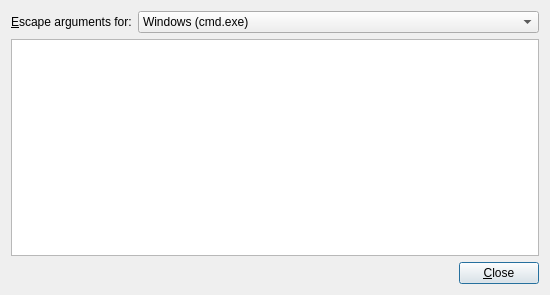
<?xml version="1.0" encoding="UTF-8"?>
<ui version="4.0">
 <class>CommandLineDialog</class>
 <widget class="QDialog" name="CommandLineDialog">
  <property name="geometry">
   <rect>
    <x>0</x>
    <y>0</y>
    <width>550</width>
    <height>295</height>
   </rect>
  </property>
  <property name="windowTitle">
   <string>Current command line</string>
  </property>
  <layout class="QVBoxLayout" name="verticalLayout">
   <item>
    <layout class="QHBoxLayout" name="horizontalLayout">
     <item>
      <widget class="QLabel" name="label">
       <property name="sizePolicy">
        <sizepolicy hsizetype="Minimum" vsizetype="Preferred">
         <horstretch>0</horstretch>
         <verstretch>0</verstretch>
        </sizepolicy>
       </property>
       <property name="text">
        <string>&amp;Escape arguments for:</string>
       </property>
       <property name="buddy">
        <cstring>escapeMode</cstring>
       </property>
      </widget>
     </item>
     <item>
      <widget class="QComboBox" name="escapeMode">
       <property name="sizePolicy">
        <sizepolicy hsizetype="Expanding" vsizetype="Fixed">
         <horstretch>0</horstretch>
         <verstretch>0</verstretch>
        </sizepolicy>
       </property>
       <item>
        <property name="text">
         <string>Windows (cmd.exe)</string>
        </property>
       </item>
       <item>
        <property name="text">
         <string>Linux/Unix shells (bash, zsh etc.)</string>
        </property>
       </item>
       <item>
        <property name="text">
         <string>MKVToolNix option files</string>
        </property>
       </item>
       <item>
        <property name="text">
         <string>Don't escape</string>
        </property>
       </item>
      </widget>
     </item>
    </layout>
   </item>
   <item>
    <widget class="QPlainTextEdit" name="commandLine">
     <property name="undoRedoEnabled">
      <bool>false</bool>
     </property>
     <property name="readOnly">
      <bool>true</bool>
     </property>
     <property name="plainText">
      <string notr="true"/>
     </property>
     <property name="textInteractionFlags">
      <set>Qt::TextSelectableByKeyboard|Qt::TextSelectableByMouse</set>
     </property>
    </widget>
   </item>
   <item>
    <layout class="QHBoxLayout" name="horizontalLayout_2">
     <item>
      <spacer name="horizontalSpacer">
       <property name="orientation">
        <enum>Qt::Horizontal</enum>
       </property>
       <property name="sizeHint" stdset="0">
        <size>
         <width>40</width>
         <height>20</height>
        </size>
       </property>
      </spacer>
     </item>
     <item>
      <widget class="QPushButton" name="pushButton">
       <property name="text">
        <string>&amp;Close</string>
       </property>
      </widget>
     </item>
    </layout>
   </item>
  </layout>
 </widget>
 <resources/>
 <connections>
  <connection>
   <sender>escapeMode</sender>
   <signal>currentIndexChanged(int)</signal>
   <receiver>CommandLineDialog</receiver>
   <slot>onEscapeModeChanged(int)</slot>
   <hints>
    <hint type="sourcelabel">
     <x>187</x>
     <y>22</y>
    </hint>
    <hint type="destinationlabel">
     <x>159</x>
     <y>69</y>
    </hint>
   </hints>
  </connection>
  <connection>
   <sender>pushButton</sender>
   <signal>clicked()</signal>
   <receiver>CommandLineDialog</receiver>
   <slot>accept()</slot>
   <hints>
    <hint type="sourcelabel">
     <x>177</x>
     <y>264</y>
    </hint>
    <hint type="destinationlabel">
     <x>179</x>
     <y>290</y>
    </hint>
   </hints>
  </connection>
 </connections>
 <slots>
  <slot>onEscapeModeChanged(int)</slot>
 </slots>
</ui>
